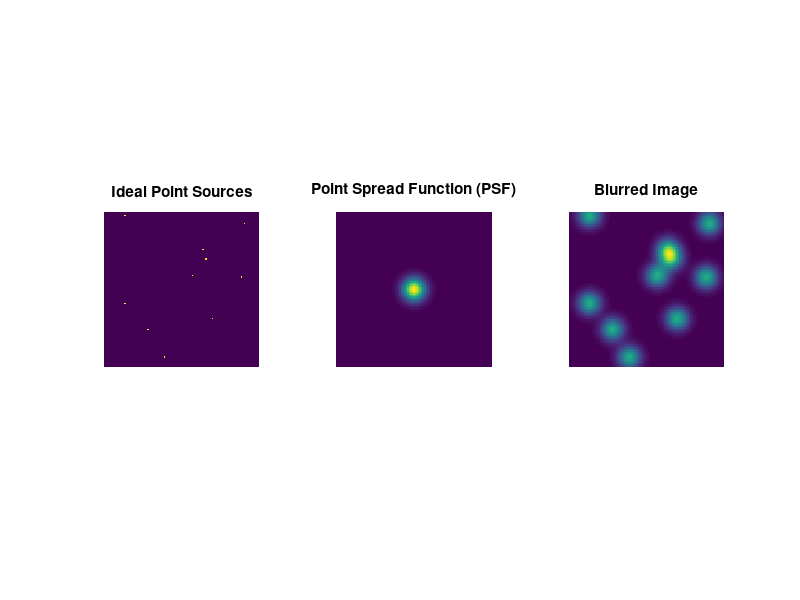

The MATLAB source for this figure: (Note: this script raises an error after producing the figure.)
clearvars, close all

% Define image size
imageSize = 101;

% Create randomly distributed delta functions as ideal point sources
npts = 10; % number of points
delta = zeros(imageSize, imageSize);
for i = 1:npts
    delta(randi([1 imageSize],1,1), randi([1 imageSize],1,1)) = 1;
end

% Define a simple Gaussian blur PSF
sigma = 5; % Adjust sigma for different blur levels
psf = fspecial('gaussian', imageSize, sigma);

% Simulate the blurred image by convolving the point source with the PSF
blurredImage = conv2(delta, psf, 'same');

% Plot the ideal point source, PSF, and blurred image
figure;

% Plot the ideal point sources (delta functions)
subplot(1,3,1);
imagesc(delta);
title('Ideal Point Sources');
axis image
axis off

% Plot the PSF
subplot(1,3,2);
imagesc(psf);
title('Point Spread Function (PSF)');
axis image
axis off

% Plot the blurred image
subplot(1,3,3);
imagesc(blurredImage);
title('Blurred Image');
axis image
axis off

% Adjust layout and titles 
sgtitle('PSF Visualization');